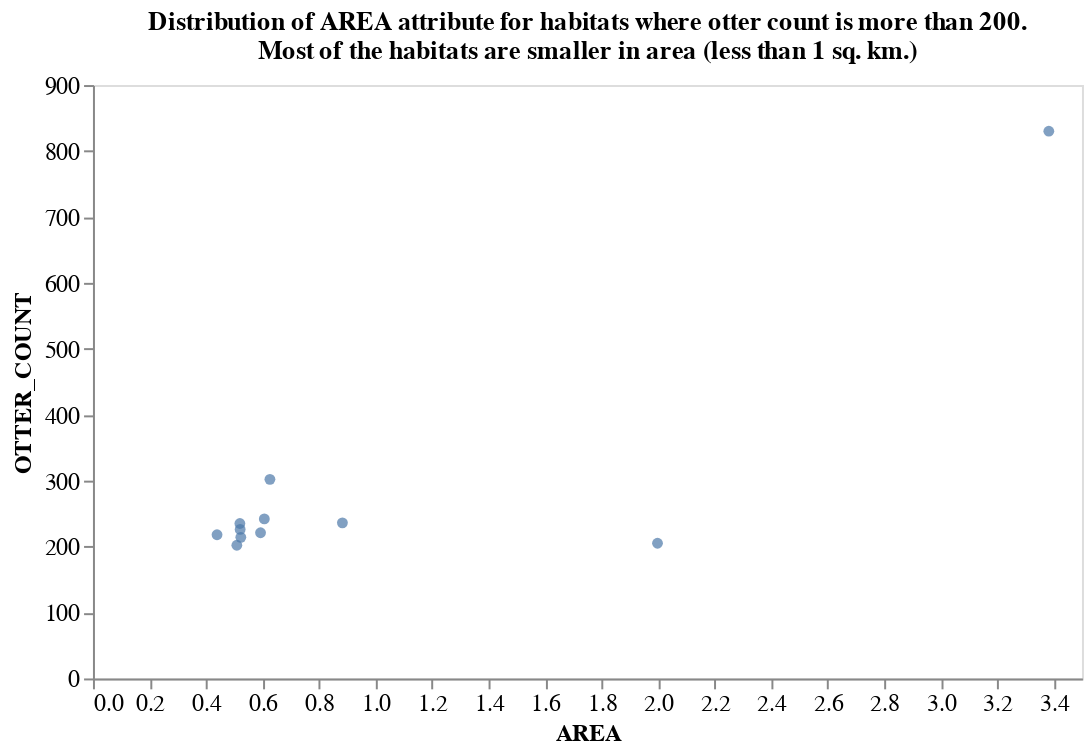

Notebook code cell kept with this figure:
### Code cell
habitat_properties = habitat_properties_given_min_otter(hab_groups,threshold=200)
otter_area_groups = habitat_properties.groupby('AREA')['AREA','OTTER_COUNT'].head()

title = 'Distribution of AREA attribute for habitats where otter count is more than 200.:\
Most of the habitats are smaller in area (less than 1 sq. km.)'
area_distribution_plot(otter_area_groups,title)

### Figure 1 — Vega-Lite specification as saved in the notebook (floating-point values rounded to 4 significant figures)
{"config": {"view": {"continuousWidth": 400, "continuousHeight": 300}, "axis": {"grid": false, "labelFontSize": 12, "titleFontSize": 12}, "legend": {"labelFontSize": 12, "titleFontSize": 12}, "title": {"fontSize": 13}}, "data": {"name": "data-77a3d61e483d3dd96c2f44f22599f2d6"}, "mark": "circle", "encoding": {"x": {"type": "quantitative", "field": "AREA"}, "y": {"type": "quantitative", "field": "OTTER_COUNT"}}, "height": 300, "title": ["Distribution of AREA attribute for habitats where otter count is more than 200.", "Most of the habitats are smaller in area (less than 1 sq. km.)"], "width": 500, "$schema": "https://vega.github.io/schema/vega-lite/v4.8.1.json", "datasets": {"data-77a3d61e483d3dd96c2f44f22599f2d6": [{"AREA": 3.383, "OTTER_COUNT": 830.0}, {"AREA": 0.8828, "OTTER_COUNT": 236.0}, {"AREA": 0.593, "OTTER_COUNT": 221.0}, {"AREA": 0.6064, "OTTER_COUNT": 242.0}, {"AREA": 0.5092, "OTTER_COUNT": 202.0}, {"AREA": 0.5233, "OTTER_COUNT": 214.0}, {"AREA": 0.6262, "OTTER_COUNT": 302.0}, {"AREA": 0.439, "OTTER_COUNT": 218.0}, {"AREA": 0.5199, "OTTER_COUNT": 235.0}, {"AREA": 0.5209, "OTTER_COUNT": 226.0}, {"AREA": 1.998, "OTTER_COUNT": 205.0}]}}
